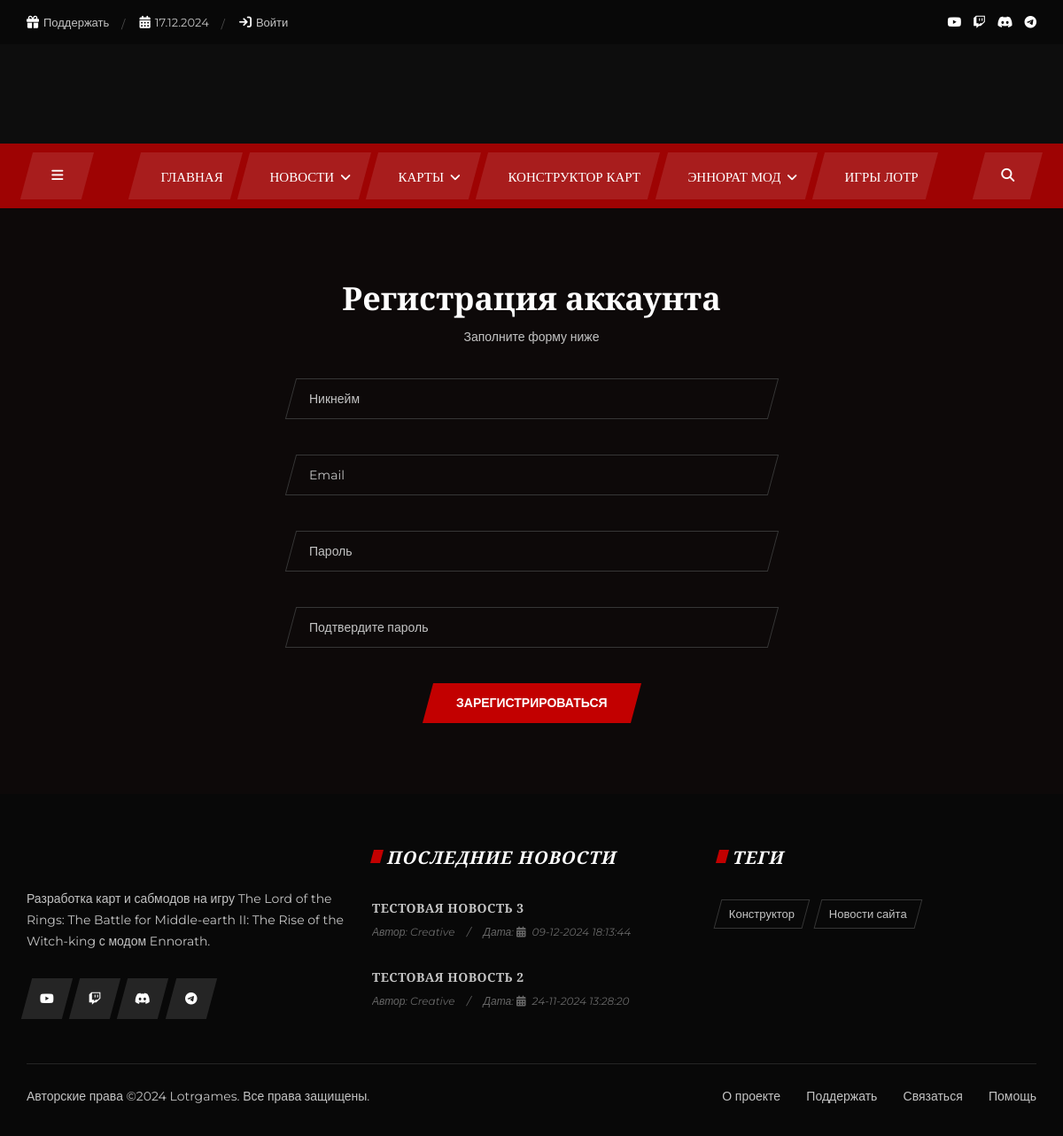
Screenshot of /register/ with the database file from the repository.
### main/models.py (models this page shows, shortened)
class News(models.Model):
    title = models.CharField(max_length=255, verbose_name="Заголовок")
    slug = models.SlugField(max_length=255, unique=True, db_index=True, verbose_name="URL")
    content = models.TextField(blank=True, verbose_name="Текст статьи")
    photo = models.ImageField(upload_to="photos/%Y/%m/%d/", verbose_name="Изображение")
    time_create = models.DateTimeField(auto_now_add=True, verbose_name="Время создания")
    time_update = models.DateTimeField(auto_now=True, verbose_name="Время изменения")
    is_published = models.BooleanField(default=True, verbose_name="Публикация")
    author = models.CharField(max_length=50, default="Creative", verbose_name="Автор")
    views = models.PositiveIntegerField(default=0, verbose_name="Просмотры")
    rating = models.FloatField(default=0, verbose_name="Рейтинг")
    cat = models.ForeignKey('Category', on_delete=models.PROTECT, verbose_name="Категория")
    def get_absolute_url(self):
        return reverse('post', kwargs={'post_slug': self.slug})
    class Meta:
        verbose_name = 'Новости'
        verbose_name_plural = 'Новости'
        ordering = ['-time_create', 'title']

class Category(models.Model):
    name = models.CharField(max_length=100, db_index=True, verbose_name="Категория")
    slug = models.SlugField(max_length=255, unique=True, db_index=True, verbose_name="URL")
    def get_absolute_url(self):
        return reverse('category', kwargs={'cat_slug': self.slug})
    class Meta:
        verbose_name = 'Категория'
        verbose_name_plural = 'Категории'
        ordering = ['id']

### main/views.py (the view, shortened to what this page needs)
# urls.py: path('register/', RegisterUser.as_view(), name='register'),
class RegisterUser(DataMixin, CreateView):
    form_class = RegisterUserForm
    template_name = 'main/register.html'
    success_url = reverse_lazy('home')
    def get_context_data(self, *, object_list=None, **kwargs):
        context = super().get_context_data(**kwargs)
        c_def = self.get_user_context(title="Регистрация")
        return dict(list(context.items()) + list(c_def.items()))

### main/forms.py
class RegisterUserForm(UserCreationForm):
    username = forms.CharField(widget=forms.TextInput(attrs={'class': 'input-value', 'placeholder': 'Никнейм'}))
    email = forms.EmailField(widget=forms.EmailInput(attrs={'class': 'input-value', 'placeholder': 'Email'}))
    password1 = forms.CharField(widget=forms.PasswordInput(attrs={'class': 'input-value', 'placeholder': 'Пароль'}))
    password2 = forms.CharField(widget=forms.PasswordInput(attrs={'class': 'input-value', 'placeholder': 'Подтвердите пароль'}))
    class Meta:
        model = User
        fields = ('username', 'email', 'password1', 'password2')

### main/models.py (called while the page is built)
    def get_absolute_url(self):
        return reverse('mode', kwargs={'mode_slug': self.slug})

### main/utils.py (called while the page is built)
    def get_user_context(self, **kwargs):
        context = kwargs
        cats = Category.objects.annotate(Count('news'))
        modes = Mode.objects.annotate(Count('maps'))
        latestNews = News.objects.filter(is_published=True).order_by('-time_create')[:2]
        if self.request.user.is_authenticated:
            context['authenticated'] = True
        context['cats'] = cats
        context['modes'] = modes
        context['latestNews'] = latestNews
        if 'cat_selected' not in context:
            context['cat_selected'] = 0
        return context

### main/templates/main/register.html (shortened to what this page needs)
{% extends 'main/base.html' %}
{% block content %}
<div class="signup-section">
    <div class="signup-text">
        <div class="container">
            <div class="signup-title">
                <h2>Регистрация аккаунта</h2>
                <p>Заполните форму ниже</p>
            </div>
            <form action="#" class="signup-form" method="post">
                <div class="sf-input-list">
                    {% for f in form %}
                        {{ f }}
                    {% endfor %}
                </div>
                <button type="submit"><span>ЗАРЕГИСТРИРОВАТЬСЯ</span></button>
            </form>
        </div>
    </div>
</div>
{% endblock %}

### main/templates/main/base.html (shortened to what this page needs)
<!DOCTYPE html>
{% load static %}
{% load main_tags %}
<html lang="ru">
<head>
    <link rel="stylesheet" href="{% static 'main/css/bootstrap.min.css' %}" type="text/css">
    <link rel="stylesheet" href="{% static 'main/css/elegant-icons.css' %}" type="text/css">
    <link rel="stylesheet" href="{% static 'main/css/owl.carousel.min.css' %}" type="text/css">
    <link rel="stylesheet" href="{% static 'main/css/barfiller.css' %}" type="text/css">
    <link rel="stylesheet" href="{% static 'main/css/magnific-popup.css' %}" type="text/css">
    <link rel="stylesheet" href="{% static 'main/css/slicknav.min.css' %}" type="text/css">
    <link rel="stylesheet" href="{% static 'main/css/style.css' %}" type="text/css">
    <link rel="stylesheet" href="https://cdnjs.cloudflare.com/ajax/libs/font-awesome/6.6.0/css/all.min.css" />
</head>
<body>
    <header class="header-section">
        <div class="ht-options">
            <div class="container">
                <div class="row">
                    <div class="col-lg-6 col-md-8">
                        <div class="ht-widget">
                            <ul>
                                <li><i class="fa fa-gift"></i>Поддержать</li>
                                <li><i class="fa-solid fa-calendar-days"></i><time></time></li>
                                {% if request.user.is_authenticated %}
                                    <li><i class="fa fa-user"></i>{{ user.username }}</li>
                                    <li class="signup-switch signup-open"><a href="{% url 'logout' %}"><i class="fa fa-sign-out"></i>Выйти</a></li>
                                {% else %}
                                    <a href="{% url 'login' %}"><li class="signup-switch signup-open"><i class="fa fa-sign-in"></i>Войти</li></a>
                                {% endif %}
                            </ul>
                        </div>
                    </div>
                    <div class="col-lg-6 col-md-4">
                        <div class="ht-social">
                            <a href="https://www.youtube.com/@FatCatBFME" target="_blank"><i class="fa-brands fa-youtube"></i></a>
                            <a href="https://www.twitch.tv/1fatcat1" target="_blank"><i class="fa-brands fa-twitch"></i></a>
                            <a href="https://discord.com/channels/278875881525477377/1189583044252803123" target="_blank"><i class="fa-brands fa-discord"></i></a>
                            <a href="https://t.me/+MpR6XiJtLBxkMjVi" target="_blank"><i class="fa-brands fa-telegram"></i></a>
                        </div>
                    </div>
                </div>
            </div>
        </div>
        <div class="logo">
            <div class="container">
                <div class="row">
                    <div class="col-lg-12 text-center">
                    </div>
                </div>
            </div>
        </div>
        <div class="nav-options">
            <div class="container">
                <div class="humberger-menu humberger-open">
                    <i class="fa fa-bars"></i>
                </div>
                <div class="nav-search search-switch">
                    <i class="fa fa-search"></i>
                </div>
                <div class="nav-menu">
                    <ul>
                        <li class="{% if title == 'Главная страница' %} active {% endif %}"><a href="{% url 'home' %}"><span>Главная</span></a></li>
                        <li class="{% if title == 'Новости' %} active {% endif %}"><a href="{% url 'news' %}"><span>Новости <i class="fa fa-angle-down"></i></span></a>
                        </li>
                        <li class="{% if title == 'Карты' %} active {% endif %}"><a href="{% url 'maps' %}"><span>Карты <i class="fa fa-angle-down"></i></span></a>
                        </li>
                        <li>
                            <a {% if authenticated %} href="{% url 'builder' %}" {% else %} href="{% url 'login' %}" {% endif %}><span>Конструктор карт</span></a>
                        </li>
                        <li><a href="#"><span>Эннорат мод <i class="fa fa-angle-down"></i></span></a>
                        </li>
                        <li><a href="https://lotrgames.ru/" target="_blank"><span>Игры ЛОТР</span></a></li>
                    </ul>
                </div>
            </div>
        </div>
    </header>
    {% block content %}
    {% endblock %}
    <footer class="footer-section">
        <div class="container">
            <div class="row">
                <div class="col-lg-4">
                    <div class="footer-about">
                        <div class="fa-logo">
                        </div>
                            <p>Разработка карт и сабмодов на игру The Lord of the Rings: The Battle for Middle-earth II: The Rise of the Witch-king с модом Ennorath.</p>
                        <div class="fa-social">
                            <a href="https://www.youtube.com/@FatCatBFME" target="_blank"><i class="fa-brands fa-youtube"></i></a>
                            <a href="https://www.twitch.tv/1fatcat1" target="_blank"><i class="fa-brands fa-twitch"></i></a>
                            <a href="https://discord.com/channels/278875881525477377/1189583044252803123" target="_blank"><i class="fa-brands fa-discord"></i></a>
                            <a href="https://t.me/+MpR6XiJtLBxkMjVi" target="_blank"><i class="fa-brands fa-telegram"></i></a>
                        </div>
                    </div>
                </div>
                <div class="col-lg-4 col-md-6">
                    <div class="editor-choice">
                        <div class="section-title">
                            <h5>Последние новости</h5>
                        </div>
                        {% for p in latestNews %}
                        <div class="ec-item">
                            <div class="ec-text">
                                <h6><a href="{{ p.get_absolute_url }}">{{p.title}}</a>
                                </h6>
                                <ul>
                                    <li>Автор: <span> {{p.author}}</span></li>
                                    <li>Дата: <i class="fa-solid fa-calendar-days"></i> {{p.time_create|date:"d-m-Y H:i:s"}}</li>
                                </ul>
                            </div>
                        </div>
                        {% endfor %}
                    </div>
                </div>
                <div class="col-lg-4 col-md-6">
                    <div class="tags-cloud">
                        <div class="section-title">
                            <h5>Теги</h5>
                        </div>
                        <div class="tag-list">
                            {% for c in cats %}
                            <a href="{{ c.get_absolute_url }}"><span>{{c.name}}</span></a>
                            {% endfor %}
                        </div>
                    </div>
                </div>
            </div>
            <div class="copyright-area">
                <div class="row">
                    <div class="col-lg-6">
                        <div class="ca-text"><p>
                            Авторские права &copy;<script>document.write(new Date().getFullYear());</script> Lotrgames. Все права защищены.
                        </p></div>
                    </div>
                    <div class="col-lg-6">
                        <div class="ca-links">
                            <a href="#">О проекте</a>
                            <a href="#">Поддержать</a>
                            <a href="#">Связаться</a>
                            <a href="#">Помощь</a>
                        </div>
                    </div>
                </div>
            </div>
        </div>
    </footer>
</body>
</html>

### main/static/main/css/barfiller.css (style rules this page uses)
body { font-family: Arial; }

### rows the page displays
News: title "ТЕСТОВАЯ НОВОСТЬ 3", author "Creative", time_create "09-12-2024 18:13:44"
News: title "ТЕСТОВАЯ НОВОСТЬ 2", author "Creative", time_create "24-11-2024 13:28:20"
Category: name "Конструктор"
Category: name "Новости сайта"
